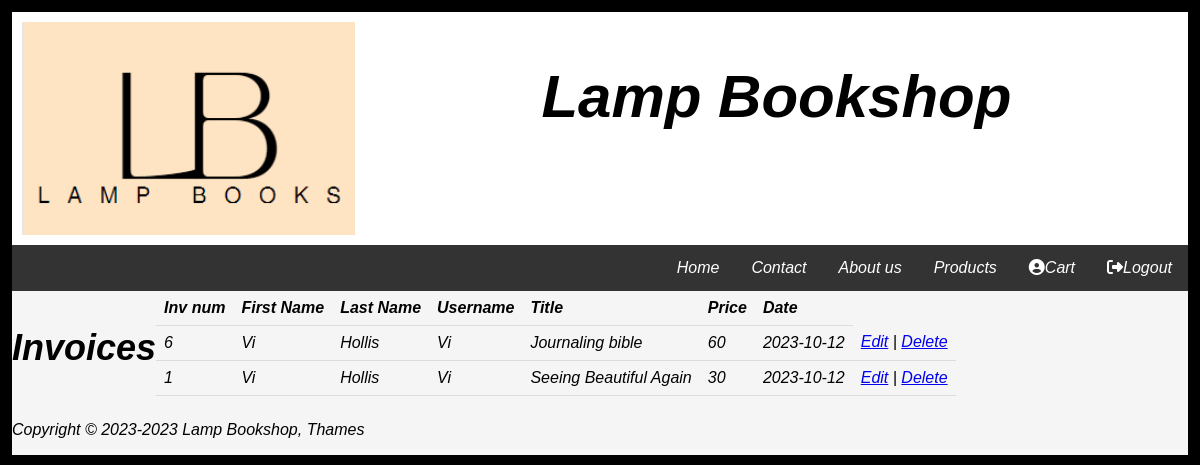
/admin/invoice.php (signed in), run on the app's committed database.
### tables this page shows
CREATE TABLE IF NOT EXISTS `invoices` (
  `id` int NOT NULL AUTO_INCREMENT,
  `client_id` int NOT NULL,
  `product_id` int NOT NULL,
  `amount` double NOT NULL,
  `date` date NOT NULL,
  PRIMARY KEY (`id`)
);

CREATE TABLE IF NOT EXISTS `products` (
  `id` int NOT NULL AUTO_INCREMENT,
  `title` varchar(200) NOT NULL,
  `info` text NOT NULL,
  `price` double NOT NULL,
  `category` varchar(50) NOT NULL,
  `image` varchar(50) NOT NULL,
  PRIMARY KEY (`id`)
);

CREATE TABLE IF NOT EXISTS `accounts` (
  `id` int NOT NULL AUTO_INCREMENT,
  `username` varchar(50) NOT NULL,
  `password` varchar(255) NOT NULL,
  `email` varchar(100) NOT NULL,
  `fname` varchar(100) NOT NULL,
  `lname` varchar(100) NOT NULL,
  PRIMARY KEY (`id`)
);

### admin/invoice.php (the view, shortened to what this page needs)
<!DOCTYPE html>
<html lang="en">
    <?php
if (!isset($_SESSION['loggedin'])) {
    header('Location: phplogin/login.php');
}else{
    ?>
<head>
    <link href="../css/style.css" rel="stylesheet" type="text/css">
    	<link rel="stylesheet" href="https://cdnjs.cloudflare.com/ajax/libs/font-awesome/6.2.0/css/all.min.css">
</head>
    <body>
     <?php
if (isset($_SESSION['loggedin'])) {
     if ($_SESSION['name'] == 'admin'){
        include '../adminheader.php';
    }
    else{
    include 'loginheader.php';}
}
        else{
        include 'header.php';}
        ?>
         <div class="row">
             <h3>Invoices</h3>
             <?php
    require_once '../setup.php';
    $sql =
"SELECT
    invoices.id,
    accounts.id,
    accounts.username,
    products.id,
    products.title,
    products.price,
    invoices.date,
    accounts.fname,
    accounts.lname
FROM
    invoices
JOIN
    accounts ON invoices.client_id = accounts.id
JOIN
    products ON invoices.product_id = products.id";
 $result = mysqli_query($conn, $sql);
 if (mysqli_num_rows($result) > 0) {
     echo '<div style="overflow-x:auto;">';
        echo '<table>';
        echo '<tr><th>Inv num</th><th>First Name</th><th>Last Name</th>
        <th>Username</th><th>Title</th><th>Price</th><th>Date</th></tr>';
        while ($row = mysqli_fetch_assoc($result)) {
            echo '<tr>';
            echo '<td>' . $row['id'] . '</td>';
            echo '<td>' . $row['fname'] . '</td>';
            echo '<td>' . $row['lname'] . '</td>';
            echo '<td>' . $row['username'] . '</td>';
            echo '<td>' . $row['title'] . '</td>';
            echo '<td>' . $row['price'] . '</td>';
            echo '<td>' . $row['date'] . '</td>';
            echo '<td><a href="edit.php?id=' . $row['id'] . ' ">Edit</a> | <a href="delete.php?id=' . $row['id'] .'">Delete</a></td>';
                     echo '</tr>';
        }
        echo '</table>';
echo '</div>';
      } else {
        echo 'No records found.';
    }
           ?>
    </div>
          <?php include '../footer.php';
}
        ?>
    </body>
</html>

### css/style.css (style rules this page uses)
html { background-color: whitesmoke; width: 100%; }
body { text-align: left; background-color: whitesmoke; border: 1vw solid black; font-style: italic; word-break: keep-all; }
h3 { font-size:3vw; text-align: center; }
* { box-sizing: border-box; }
.row { display: flex; flex-wrap: wrap; }
* { box-sizing: border-box }
body { font-family: Verdana, sans-serif; margin:0 }

### admin/invoice.php (style rules this page uses)
.row { width: 100%; }
table { width: 100%; border-collapse: collapse; }
th, td { padding: 8px; text-align: left; border-bottom: 1px solid #ddd; }

### data on the page
invoices: product "6", accounts.fname "Vi", accounts.lname "Hollis", accounts.username "Vi", product.title "Journaling bible", product.price "60", date "2023-10-12"
invoices: product "1", accounts.fname "Vi", accounts.lname "Hollis", accounts.username "Vi", product.title "Seeing Beautiful Again", product.price "30", date "2023-10-12"
